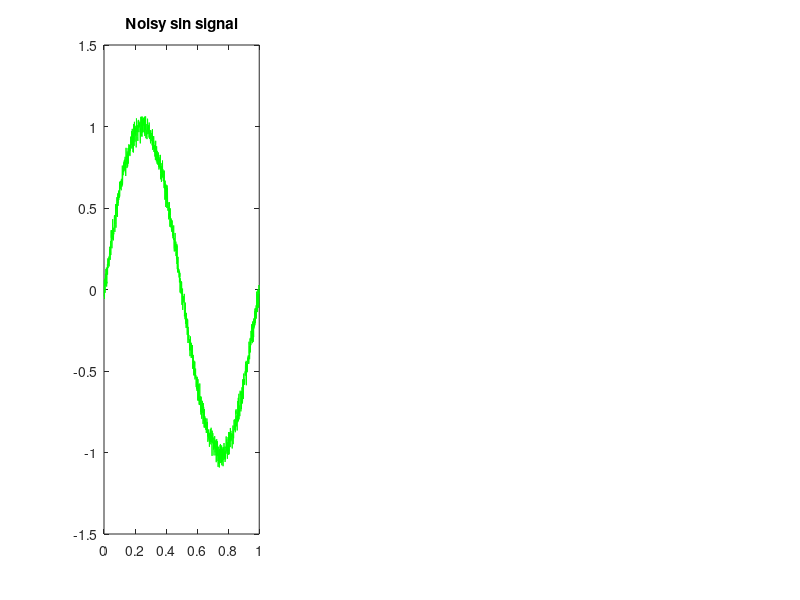

Recreate this plot in MATLAB. (Note: this script raises an error after producing the figure.)
%part a

f=1;
ts=1/1000;
T=1;
t=0:ts:T;
y=sin(2*pi*f*t);
noisy_y = y - 0.1 * rand(1, length(y));
noisy_y = noisy_y + 0.1 * rand(1, length(noisy_y));
subplot(1,3,1);
plot(t,noisy_y,'g-');
title("Noisy sin signal");

%patb c

result=averaging_filter(noisy_y);
subplot(1,3,2);
p1=plot(t,noisy_y,'g-');
hold on;
p2=plot(t,result,'r-');
legend([p1 p2],'Noisy Signal','Filtered Signal');
title("Averaging Filter");

%(D)

temp=hamming(50);
z=noisy_y.*temp;
z_1 = mean(z,1);
subplot(1,3,3);
plot(t,z_1,'b-');

